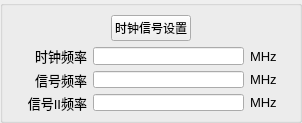
<?xml version="1.0" encoding="UTF-8"?>
<ui version="4.0">
 <class>SignalSettingsWidgetClass</class>
 <widget class="QWidget" name="SignalSettingsWidgetClass">
  <property name="geometry">
   <rect>
    <x>0</x>
    <y>0</y>
    <width>302</width>
    <height>123</height>
   </rect>
  </property>
  <property name="windowTitle">
   <string>时钟信号设置</string>
  </property>
  <layout class="QGridLayout" name="gridLayout">
   <property name="margin">
    <number>0</number>
   </property>
   <item row="0" column="0">
    <widget class="QGroupBox" name="groupBox_2">
     <property name="maximumSize">
      <size>
       <width>16777215</width>
       <height>123</height>
      </size>
     </property>
     <property name="title">
      <string/>
     </property>
     <property name="alignment">
      <set>Qt::AlignCenter</set>
     </property>
     <layout class="QGridLayout" name="gridLayout_3">
      <item row="1" column="0" colspan="3">
       <layout class="QGridLayout" name="gridLayout_4">
        <item row="0" column="0">
         <widget class="QLabel" name="labl_14">
          <property name="minimumSize">
           <size>
            <width>65</width>
            <height>0</height>
           </size>
          </property>
          <property name="maximumSize">
           <size>
            <width>75</width>
            <height>20</height>
           </size>
          </property>
          <property name="font">
           <font>
            <family>Arial</family>
            <pointsize>10</pointsize>
           </font>
          </property>
          <property name="text">
           <string>时钟频率</string>
          </property>
          <property name="alignment">
           <set>Qt::AlignRight|Qt::AlignTrailing|Qt::AlignVCenter</set>
          </property>
         </widget>
        </item>
        <item row="0" column="1">
         <widget class="QLineEdit" name="clockFreqMHzLineEdit">
          <property name="enabled">
           <bool>true</bool>
          </property>
          <property name="sizePolicy">
           <sizepolicy hsizetype="Preferred" vsizetype="Fixed">
            <horstretch>0</horstretch>
            <verstretch>0</verstretch>
           </sizepolicy>
          </property>
          <property name="minimumSize">
           <size>
            <width>75</width>
            <height>0</height>
           </size>
          </property>
          <property name="readOnly">
           <bool>true</bool>
          </property>
         </widget>
        </item>
        <item row="1" column="0">
         <widget class="QLabel" name="labl_15">
          <property name="minimumSize">
           <size>
            <width>65</width>
            <height>0</height>
           </size>
          </property>
          <property name="maximumSize">
           <size>
            <width>75</width>
            <height>16777215</height>
           </size>
          </property>
          <property name="font">
           <font>
            <family>Arial</family>
            <pointsize>10</pointsize>
           </font>
          </property>
          <property name="text">
           <string>信号频率</string>
          </property>
          <property name="alignment">
           <set>Qt::AlignRight|Qt::AlignTrailing|Qt::AlignVCenter</set>
          </property>
         </widget>
        </item>
        <item row="2" column="0">
         <widget class="QLabel" name="labl_17">
          <property name="minimumSize">
           <size>
            <width>65</width>
            <height>0</height>
           </size>
          </property>
          <property name="maximumSize">
           <size>
            <width>75</width>
            <height>16777215</height>
           </size>
          </property>
          <property name="font">
           <font>
            <family>Arial</family>
            <pointsize>10</pointsize>
           </font>
          </property>
          <property name="text">
           <string>信号II频率</string>
          </property>
          <property name="alignment">
           <set>Qt::AlignRight|Qt::AlignTrailing|Qt::AlignVCenter</set>
          </property>
         </widget>
        </item>
        <item row="2" column="2">
         <widget class="QLabel" name="labl_18">
          <property name="sizePolicy">
           <sizepolicy hsizetype="Minimum" vsizetype="Preferred">
            <horstretch>0</horstretch>
            <verstretch>0</verstretch>
           </sizepolicy>
          </property>
          <property name="maximumSize">
           <size>
            <width>40</width>
            <height>16777215</height>
           </size>
          </property>
          <property name="font">
           <font>
            <family>Arial</family>
            <pointsize>10</pointsize>
           </font>
          </property>
          <property name="text">
           <string>MHz</string>
          </property>
         </widget>
        </item>
        <item row="0" column="2">
         <widget class="QLabel" name="labl_25">
          <property name="sizePolicy">
           <sizepolicy hsizetype="Minimum" vsizetype="Preferred">
            <horstretch>0</horstretch>
            <verstretch>0</verstretch>
           </sizepolicy>
          </property>
          <property name="maximumSize">
           <size>
            <width>40</width>
            <height>16777215</height>
           </size>
          </property>
          <property name="font">
           <font>
            <family>Arial</family>
            <pointsize>10</pointsize>
           </font>
          </property>
          <property name="text">
           <string>MHz</string>
          </property>
         </widget>
        </item>
        <item row="1" column="1">
         <widget class="QLineEdit" name="signalFreqLineEdit">
          <property name="enabled">
           <bool>true</bool>
          </property>
          <property name="sizePolicy">
           <sizepolicy hsizetype="Preferred" vsizetype="Fixed">
            <horstretch>0</horstretch>
            <verstretch>0</verstretch>
           </sizepolicy>
          </property>
          <property name="minimumSize">
           <size>
            <width>75</width>
            <height>0</height>
           </size>
          </property>
          <property name="readOnly">
           <bool>true</bool>
          </property>
         </widget>
        </item>
        <item row="1" column="2">
         <widget class="QLabel" name="labl_26">
          <property name="sizePolicy">
           <sizepolicy hsizetype="Minimum" vsizetype="Preferred">
            <horstretch>0</horstretch>
            <verstretch>0</verstretch>
           </sizepolicy>
          </property>
          <property name="maximumSize">
           <size>
            <width>40</width>
            <height>16777215</height>
           </size>
          </property>
          <property name="font">
           <font>
            <family>Arial</family>
            <pointsize>10</pointsize>
           </font>
          </property>
          <property name="text">
           <string>MHz</string>
          </property>
         </widget>
        </item>
        <item row="2" column="1">
         <widget class="QLineEdit" name="signalIIFreqLineEdit">
          <property name="enabled">
           <bool>true</bool>
          </property>
          <property name="sizePolicy">
           <sizepolicy hsizetype="Preferred" vsizetype="Fixed">
            <horstretch>0</horstretch>
            <verstretch>0</verstretch>
           </sizepolicy>
          </property>
          <property name="minimumSize">
           <size>
            <width>75</width>
            <height>0</height>
           </size>
          </property>
          <property name="readOnly">
           <bool>true</bool>
          </property>
         </widget>
        </item>
       </layout>
      </item>
      <item row="0" column="1">
       <widget class="QPushButton" name="pushButtonChangeSettings">
        <property name="text">
         <string>时钟信号设置</string>
        </property>
       </widget>
      </item>
      <item row="0" column="0">
       <spacer name="horizontalSpacer">
        <property name="orientation">
         <enum>Qt::Horizontal</enum>
        </property>
        <property name="sizeHint" stdset="0">
         <size>
          <width>40</width>
          <height>20</height>
         </size>
        </property>
       </spacer>
      </item>
      <item row="0" column="2">
       <spacer name="horizontalSpacer_2">
        <property name="orientation">
         <enum>Qt::Horizontal</enum>
        </property>
        <property name="sizeHint" stdset="0">
         <size>
          <width>40</width>
          <height>20</height>
         </size>
        </property>
       </spacer>
      </item>
     </layout>
    </widget>
   </item>
  </layout>
 </widget>
 <resources/>
 <connections/>
</ui>
